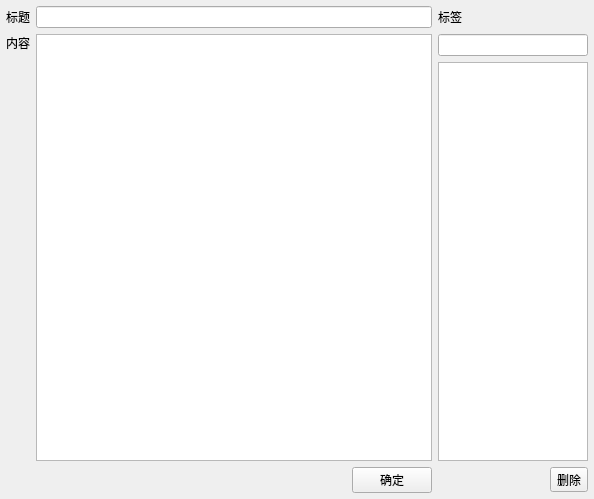
<?xml version="1.0" encoding="UTF-8"?>
<ui version="4.0">
 <class>AddDialog</class>
 <widget class="QDialog" name="AddDialog">
  <property name="geometry">
   <rect>
    <x>0</x>
    <y>0</y>
    <width>594</width>
    <height>499</height>
   </rect>
  </property>
  <property name="windowTitle">
   <string>添加</string>
  </property>
  <layout class="QGridLayout" name="gridLayout">
   <property name="leftMargin">
    <number>6</number>
   </property>
   <property name="topMargin">
    <number>6</number>
   </property>
   <property name="rightMargin">
    <number>6</number>
   </property>
   <property name="bottomMargin">
    <number>6</number>
   </property>
   <item row="0" column="1">
    <widget class="QLineEdit" name="leTitle"/>
   </item>
   <item row="0" column="2">
    <widget class="QLabel" name="label_3">
     <property name="sizePolicy">
      <sizepolicy hsizetype="Maximum" vsizetype="Preferred">
       <horstretch>0</horstretch>
       <verstretch>0</verstretch>
      </sizepolicy>
     </property>
     <property name="text">
      <string>标签</string>
     </property>
    </widget>
   </item>
   <item row="4" column="1">
    <layout class="QHBoxLayout" name="horizontalLayout">
     <item>
      <spacer name="horizontalSpacer">
       <property name="orientation">
        <enum>Qt::Horizontal</enum>
       </property>
       <property name="sizeHint" stdset="0">
        <size>
         <width>40</width>
         <height>20</height>
        </size>
       </property>
      </spacer>
     </item>
     <item>
      <widget class="QPushButton" name="pbAdd">
       <property name="text">
        <string>确定</string>
       </property>
       <property name="autoDefault">
        <bool>false</bool>
       </property>
      </widget>
     </item>
    </layout>
   </item>
   <item row="3" column="0">
    <layout class="QVBoxLayout" name="verticalLayout">
     <item>
      <widget class="QLabel" name="label_2">
       <property name="sizePolicy">
        <sizepolicy hsizetype="Preferred" vsizetype="Maximum">
         <horstretch>0</horstretch>
         <verstretch>0</verstretch>
        </sizepolicy>
       </property>
       <property name="text">
        <string>内容</string>
       </property>
      </widget>
     </item>
     <item>
      <spacer name="verticalSpacer">
       <property name="orientation">
        <enum>Qt::Vertical</enum>
       </property>
       <property name="sizeHint" stdset="0">
        <size>
         <width>20</width>
         <height>40</height>
        </size>
       </property>
      </spacer>
     </item>
    </layout>
   </item>
   <item row="3" column="1">
    <widget class="QTextEdit" name="teArticle"/>
   </item>
   <item row="0" column="0">
    <widget class="QLabel" name="label">
     <property name="text">
      <string>标题</string>
     </property>
    </widget>
   </item>
   <item row="3" column="2">
    <widget class="QWidget" name="widget" native="true">
     <property name="maximumSize">
      <size>
       <width>150</width>
       <height>16777215</height>
      </size>
     </property>
     <layout class="QVBoxLayout" name="verticalLayout_2">
      <property name="leftMargin">
       <number>0</number>
      </property>
      <property name="topMargin">
       <number>0</number>
      </property>
      <property name="rightMargin">
       <number>0</number>
      </property>
      <property name="bottomMargin">
       <number>0</number>
      </property>
      <item>
       <widget class="QLineEdit" name="leTag"/>
      </item>
      <item>
       <widget class="QListWidget" name="lwTag">
        <property name="selectionMode">
         <enum>QAbstractItemView::ExtendedSelection</enum>
        </property>
       </widget>
      </item>
     </layout>
    </widget>
   </item>
   <item row="4" column="2">
    <widget class="QWidget" name="widget" native="true">
     <property name="maximumSize">
      <size>
       <width>150</width>
       <height>16777215</height>
      </size>
     </property>
     <layout class="QHBoxLayout" name="horizontalLayout_2">
      <property name="leftMargin">
       <number>0</number>
      </property>
      <property name="topMargin">
       <number>0</number>
      </property>
      <property name="rightMargin">
       <number>0</number>
      </property>
      <property name="bottomMargin">
       <number>0</number>
      </property>
      <item>
       <spacer name="horizontalSpacer_2">
        <property name="orientation">
         <enum>Qt::Horizontal</enum>
        </property>
        <property name="sizeType">
         <enum>QSizePolicy::Expanding</enum>
        </property>
        <property name="sizeHint" stdset="0">
         <size>
          <width>40</width>
          <height>20</height>
         </size>
        </property>
       </spacer>
      </item>
      <item>
       <widget class="QToolButton" name="tbDeleteSelectedTag">
        <property name="toolTip">
         <string>删除选中标签</string>
        </property>
        <property name="text">
         <string>删除</string>
        </property>
        <property name="icon">
         <iconset resource="resource/Raca.qrc">
          <normaloff>:/ic_remove.svg</normaloff>:/ic_remove.svg</iconset>
        </property>
       </widget>
      </item>
     </layout>
    </widget>
   </item>
  </layout>
 </widget>
 <resources>
  <include location="resource/Raca.qrc"/>
 </resources>
 <connections/>
</ui>
